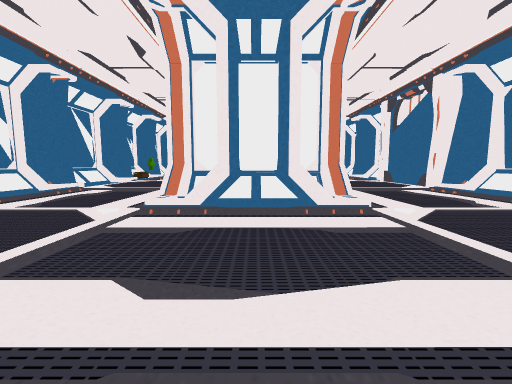
view 1 (above)

13 first-person views from a walk through a scene from a Unity 3-D project. The camera is 1.2 m above the floor, tilts 6° down and sees 90° across. Doors are open. The floor is counted in squares, 2 m on a side. Each view is taken from the middle of a square. On the plan, view 1 faces up. The plan holds only what a view shows up to about 9 squares ahead; the rest is blank. The place goes on beyond the plan. The player character is not drawn. Some animated figures are left out. Some surface patterns are stand-ins.

view 2
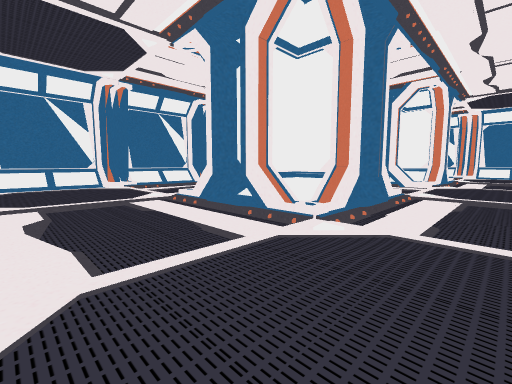

view 3
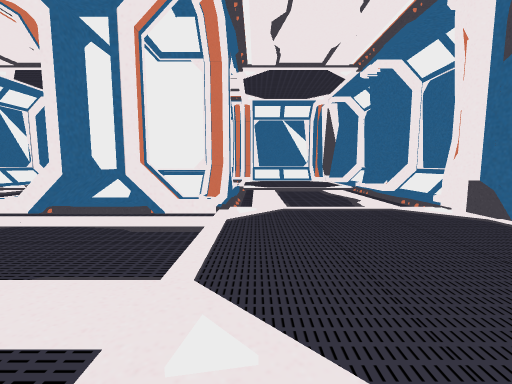

view 4
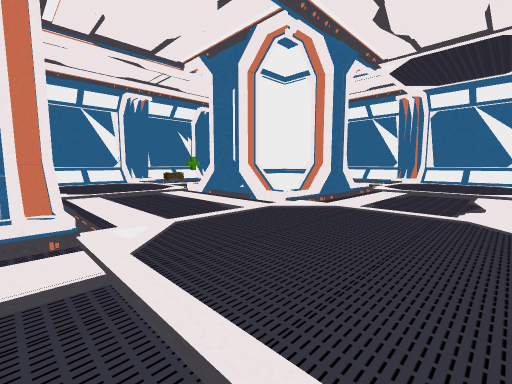

view 5
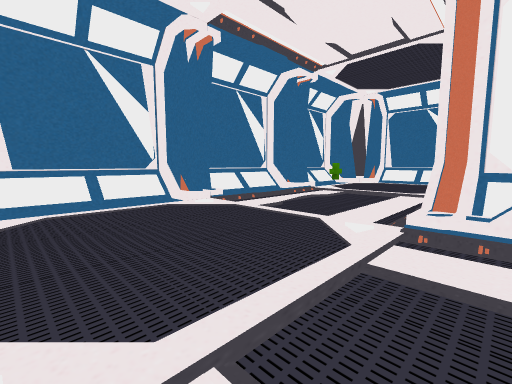

view 6
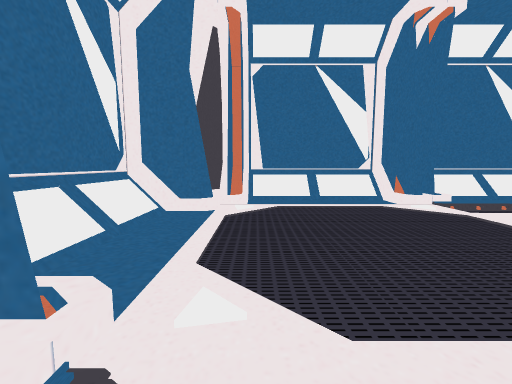

view 7
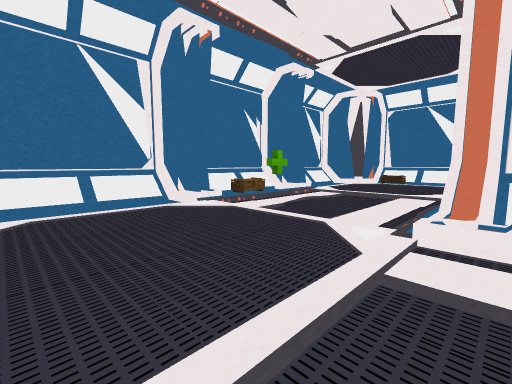

view 8
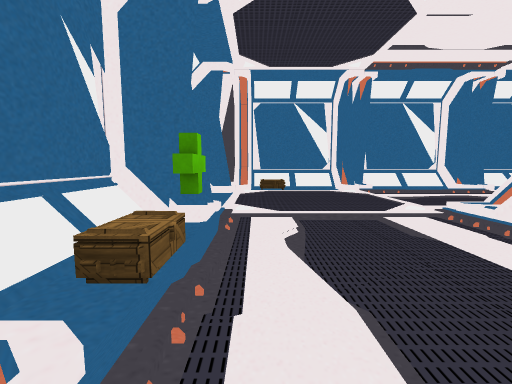

view 9
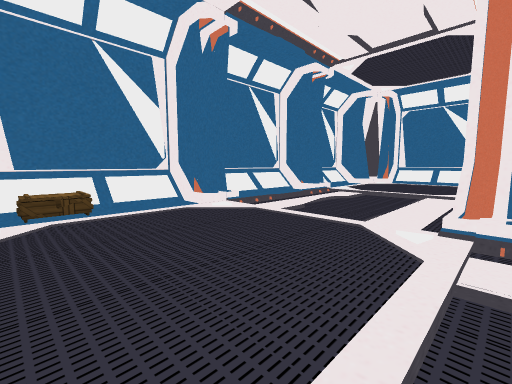

view 10
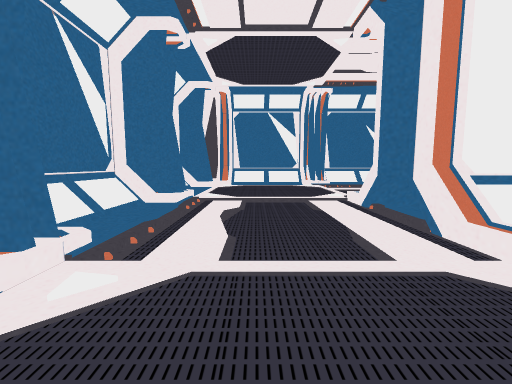

view 11
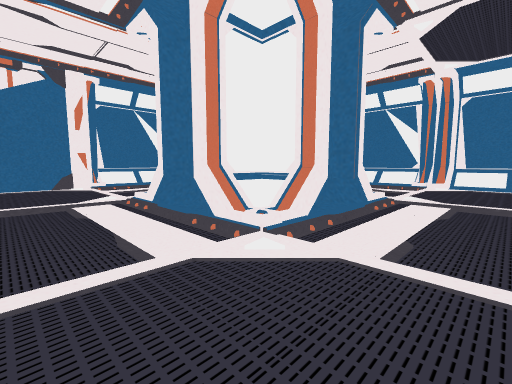

view 12
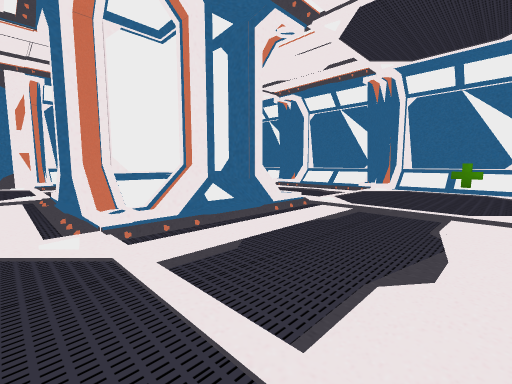

view 13
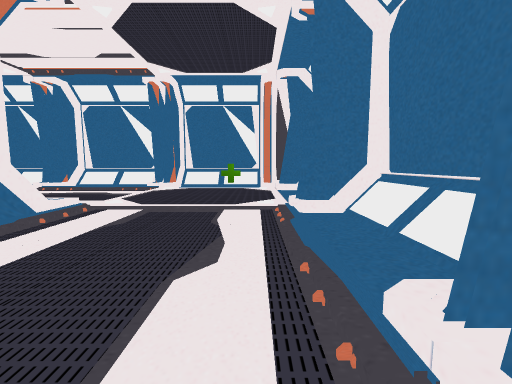

### Floor plan
Key: @ floor where view 1 was taken; # wall or solid block; . floor; / step, stairs or slope; v drop or lower ground; O other object.
Columns run from 6 left of view 1 to 6 right of it. Each row starts with its distance up from view 1.
 17   ##    ###
 16  #//####///#
 15 v#/.##///./#v
 14 #/........./#
 13  /........./#
 12 v#./..##./.#v
 11 vO...###.../#
 10 //...###.../#
  9 v#...///...O
  8 #/.........O
  7 #/.........O
  6 v#...###...#v
  5 #/...##..../#
  4 #/...###.../#
  3 v#.........#
  2 #...........#
  1 #...........#
  0  #.O#.@#...#
 -1  v#v#######v

Where each view was taken, in squares from view 1:
view 1: 0 up, 0 right, facing up
view 2: 1 up, 3 right, facing up-left
view 3: 6 up, 2 right, facing up
view 4: 6 up, 4 right, facing up-left
view 5: 4 up, 4 right, facing down-left
view 6: 4 up, 4 right, facing down
view 7: 7 up, 1 left, facing up-left
view 8: 9 up, 4 left, facing up
view 9: 12 up, 4 left, facing up-right
view 10: 14 up, 3 left, facing right
view 11: 8 up, 3 left, facing down-right
view 12: 7 up, 4 left, facing down-right
view 13: 7 up, 4 left, facing down
